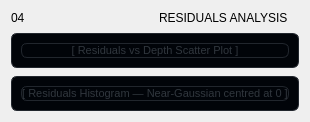
             <widget class="QFrame" name="panelCard4">
              <layout class="QVBoxLayout" name="residualsLayout">
               <property name="contentsMargins"><rect><x>16</x><y>14</y><width>16</width><height>14</height></rect></property>
               <property name="spacing"><number>8</number></property>
               <item>
                <layout class="QHBoxLayout">
                 <item><widget class="QLabel" name="panelIndex4"><property name="text"><string>04</string></property></widget></item>
                 <item><widget class="QLabel" name="panelTitle4"><property name="text"><string>RESIDUALS ANALYSIS</string></property></widget></item>
                </layout>
               </item>
               <!-- Scatter placeholder -->
               <item>
                <widget class="QFrame">
                 <property name="styleSheet"><string>background:#010409;border:1px solid #21262d;border-radius:6px;</string></property>
                 <property name="minimumHeight"><number>130</number></property>
                 <layout class="QVBoxLayout">
                  <item>
                   <widget class="QLabel">
                    <property name="text"><string>[ Residuals vs Depth Scatter Plot ]</string></property>
                    <property name="alignment"><set>AlignCenter</set></property>
                    <property name="styleSheet"><string>color:#30363d;font-size:11px;</string></property>
                   </widget>
                  </item>
                 </layout>
                </widget>
               </item>
               <!-- Histogram placeholder -->
               <item>
                <widget class="QFrame">
                 <property name="styleSheet"><string>background:#010409;border:1px solid #21262d;border-radius:6px;</string></property>
                 <property name="minimumHeight"><number>100</number></property>
                 <layout class="QVBoxLayout">
                  <item>
                   <widget class="QLabel">
                    <property name="text"><string>[ Residuals Histogram — Near-Gaussian centred at 0 ]</string></property>
                    <property name="alignment"><set>AlignCenter</set></property>
                    <property name="styleSheet"><string>color:#30363d;font-size:11px;</string></property>
                   </widget>
                  </item>
                 </layout>
                </widget>
               </item>
              </layout>
             </widget>
